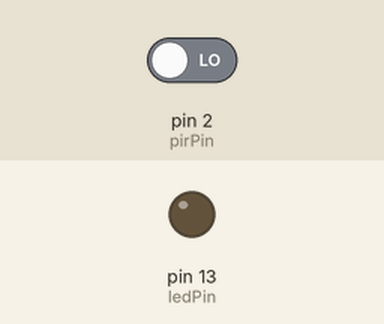
This sketch was run on a simulated Arduino Uno, built with avr-gcc and run on an emulated ATmega328P. Parts: output pins drawn as LEDs (lit = HIGH). The inputs (shaded band) are chosen by the test bench; at power-on: pin 2 (pirPin) LOW.

Above: at 1.2 s.
1.3 s: pin 2 (pirPin) driven HIGH
At 2.5 s:
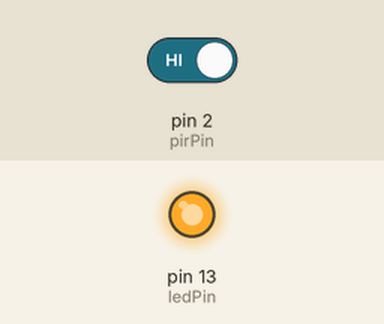
2.8 s: pin 2 (pirPin) driven LOW
At 3.9 s:
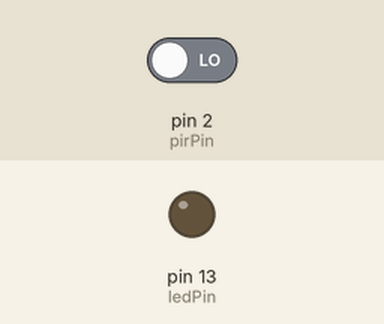
Timing chart, 0 to 5.8 s (numbered marks = the images above; inputs shaded):
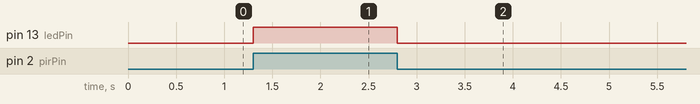

Measured:
- after the input at 1.3 s, pin 13 (ledPin): LOW → HIGH at once
- after the input at 2.8 s, pin 13 (ledPin): HIGH → LOW at once

The sketch:

PIR_Sensor.ino
```cpp
const int pirPin = 2; // Digital pin connected to the PIR sensor output
const int ledPin = 13; // Digital pin connected to the LED

void setup() {
  pinMode(pirPin, INPUT); // Set PIR sensor pin as input
  pinMode(ledPin, OUTPUT); // Set LED pin as output
}

void loop() {
  int pirValue = digitalRead(pirPin); // Read digital value from PIR sensor

  if (pirValue == HIGH) { // Check for motion detection (HIGH indicates movement)
    digitalWrite(ledPin, HIGH); // Turn on LED if motion is detected
  } else {
    digitalWrite(ledPin, LOW); // Turn off LED if no motion is detected
  }
}
```
